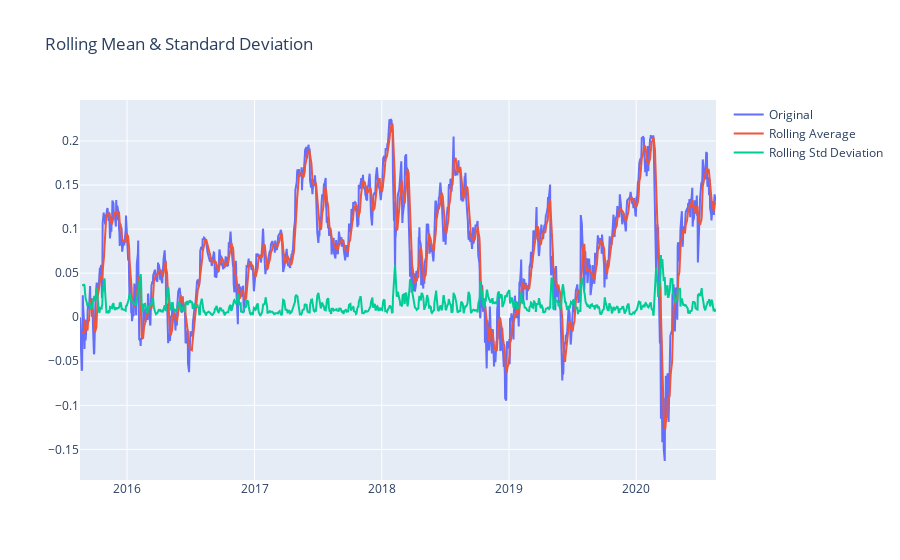

The cell this chart's notebook holds for it:
### Code cell
check_stationarity(ts_log_exp_avg_diff)

### Figure 1 — Plotly figure (JSON) as saved in the notebook; plotly's stock layout.template omitted (floating-point values rounded to 4 significant figures; data arrays with more than 128 entries replaced by an {"elided": "..."} marker saying what was removed)
{"data": [{"name": "Original", "type": "scatter", "x": {"elided": "1258 str values"}, "y": {"elided": "1258 float values"}}, {"name": "Rolling Average", "type": "scatter", "x": {"elided": "1258 str values"}, "y": {"elided": "1258 float values"}}, {"name": "Rolling Std Deviation", "type": "scatter", "x": {"elided": "1258 str values"}, "y": {"elided": "1258 float values"}}], "layout": {"title": {"text": "Rolling Mean & Standard Deviation"}}}
